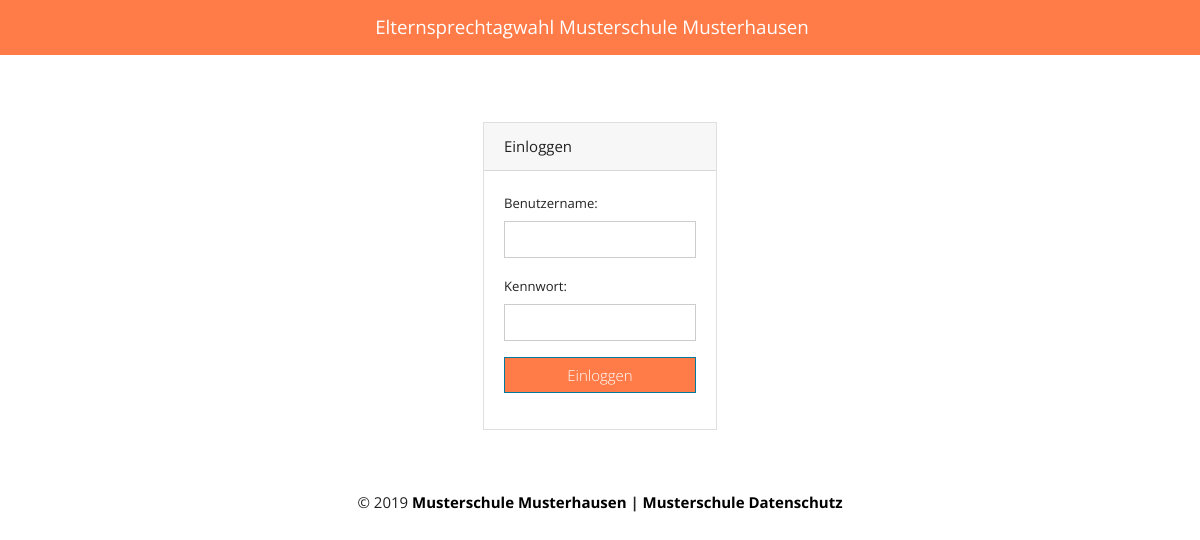
The app's page /index.php/auth/login with its own data.
### tables this page shows
CREATE TABLE 'prefs' (ID INT PRIMARY KEY, title VARCHAR, school VARCHAR,'choice_children1' INT, choice_on INT, option1 VARCHAR, option2 VARCHAR, option3 VARCHAR, option4 VARCHAR, option5 VARCHAR, option6 VARCHAR, 'footer' TEXT, 'navbarcolor' TEXT, 'textnavbarcolor' TEXT, 'linknavbarcolor' TEXT, 'datum1' TEXT, 'datum2' TEXT, 'manual' TEXT, 'choice_children2' INTEGER, 'choice_children3' INTEGER);

### application/controllers/Auth.php (called while the page is built, shortened)
<?php defined('BASEPATH') OR exit('No direct script access allowed');
class Auth extends CI_Controller {
	public function __construct()
	{
		$this->load->database();
		$this->load->library(array('ion_auth','form_validation'));
		$this->load->helper(array('url','language'));
		$this->form_validation->set_error_delimiters($this->config->item('error_start_delimiter', 'ion_auth'), $this->config->item('error_end_delimiter', 'ion_auth'));
		$this->lang->load('auth');
	}
	public function login()
	{
		$this->data['title'] = $this->lang->line('login_heading');
		$this->data['prefs'] = $this->EST_model->load_prefs()->result();
		$this->form_validation->set_rules('identity', str_replace(':', '', $this->lang->line('login_identity_label')), 'required');
		$this->form_validation->set_rules('password', str_replace(':', '', $this->lang->line('login_password_label')), 'required');
		if ($this->form_validation->run() == true)
		{
			$remember = (bool) $this->input->post('remember');
			if ($this->ion_auth->login($this->input->post('identity'), $this->input->post('password'), $remember))
			{
				$this->session->set_flashdata('message', $this->ion_auth->messages());
				redirect('/', 'refresh');
			}
			else
			{
				$this->session->set_flashdata('message', $this->ion_auth->errors());
				redirect('auth/login', 'refresh');
			}
		}
		else
		{
			$this->data['message'] = (validation_errors()) ? validation_errors() : $this->session->flashdata('message');
			$this->data['identity'] = array('name' => 'identity',
				'id'    => 'identity',
				'type'  => 'text',
				'value' => $this->form_validation->set_value('identity'),
			);
			$this->data['password'] = array('name' => 'password',
				'id'   => 'password',
				'type' => 'password',
			);
			$this->_render_page('templates/header', $this->data);
			$this->_render_page('templates/navbar_site');
			$this->_render_page('auth/login', $this->data);
			$this->_render_page('templates/footer');
		}
	}
	public function _render_page($view, $data=null, $returnhtml=false)
	{
		$this->viewdata = (empty($data)) ? $this->data: $data;
		$view_html = $this->load->view($view, $this->viewdata, $returnhtml);
	}
}

### index.php (called while the page is built, shortened)
<?php
require_once BASEPATH.'core/CodeIgniter.php';

### application/models/EST_model.php (called while the page is built, shortened)
<?php  if ( ! defined('BASEPATH')) exit('No direct script access allowed');
class EST_model extends CI_Model {
	public function __construct(){
		$this->config->load('ion_auth', TRUE);
		$this->config->load('est', TRUE);
		$this->tables_est  = $this->config->item('tables', 'est');
	}
	public function load_prefs(){
	    $query = $this->db->select('*')
	    ->get($this->tables_est['prefs']);
	    return $query;
	}
}

### application/views/templates/navbar_site.php (the view, shortened to what this page needs)
<nav class="navbar navbar-custom navbar-expand-lg navbar-dark nav-bg-color">
 <div class="container d-flex justify-content-center">
  <div class="navbar-brand" ><?php echo $prefs[0]->school ?></div>
  </div>
</nav>
<div class="container">

### application/views/templates/header.php (shortened to what this page needs)
<!DOCTYPE html>
<html lang="de">
  <head>
    <link href="<?php echo base_url('assets/css/bootstrap.min.css');?>" rel="stylesheet">
    <link href="https://use.fontawesome.com/releases/v5.7.2/css/all.css" rel="stylesheet">
    <link href="<?php echo base_url('assets/css/dataTables.bootstrap4.min.css');?>" rel="stylesheet">
    <link href="https://cdn.datatables.net/rowgroup/1.1.0/css/rowGroup.dataTables.min.css" rel="stylesheet">
     <link href="https://cdn.datatables.net/buttons/1.5.6/css/buttons.dataTables.min.css" rel="stylesheet">
  </head>
  <body>

### application/views/auth/login.php (shortened to what this page needs)
<div class="d-flex justify-content-center">
<div class="card mb-3" style="max-width: 40rem;">
  <div class="card-header"><?php echo lang('login_heading');?></div>
  <div class="card-body">
  		  <?php echo form_open("auth/login");?>
          <p class="form-group">
            <?php echo lang('login_identity_label', 'identity');?>
            <?php echo form_input($identity,' ','class="form-control"');?>
          </p>
          <p class="form-group">
            <?php echo lang('login_password_label', 'password');?>
            <?php echo form_input($password,'','class="form-control"');?>
          </p>
          <p><?php echo form_submit('submit', lang('login_submit_btn'),'class="btn btn-primary btn-block"');?></p>
        <?php echo form_close();?>
  </div>
</div>
</div>

### application/views/templates/footer.php (shortened to what this page needs)
</div>
<p class="text-center" >&copy; <?php echo date("Y"); ?> <?php echo $prefs[0]->footer;?></p>
  </body>
</html>

### records on screen
prefs: school "Elternsprechtagwahl Musterschule Musterhausen", footer "Musterschule Musterhausen | Musterschule Datenschutz"

### other values on screen
lang('login_heading') "Einloggen"
lang('login_identity_label', 'identity') "Benutzername:"
lang('login_password_label', 'password') "Kennwort:"
